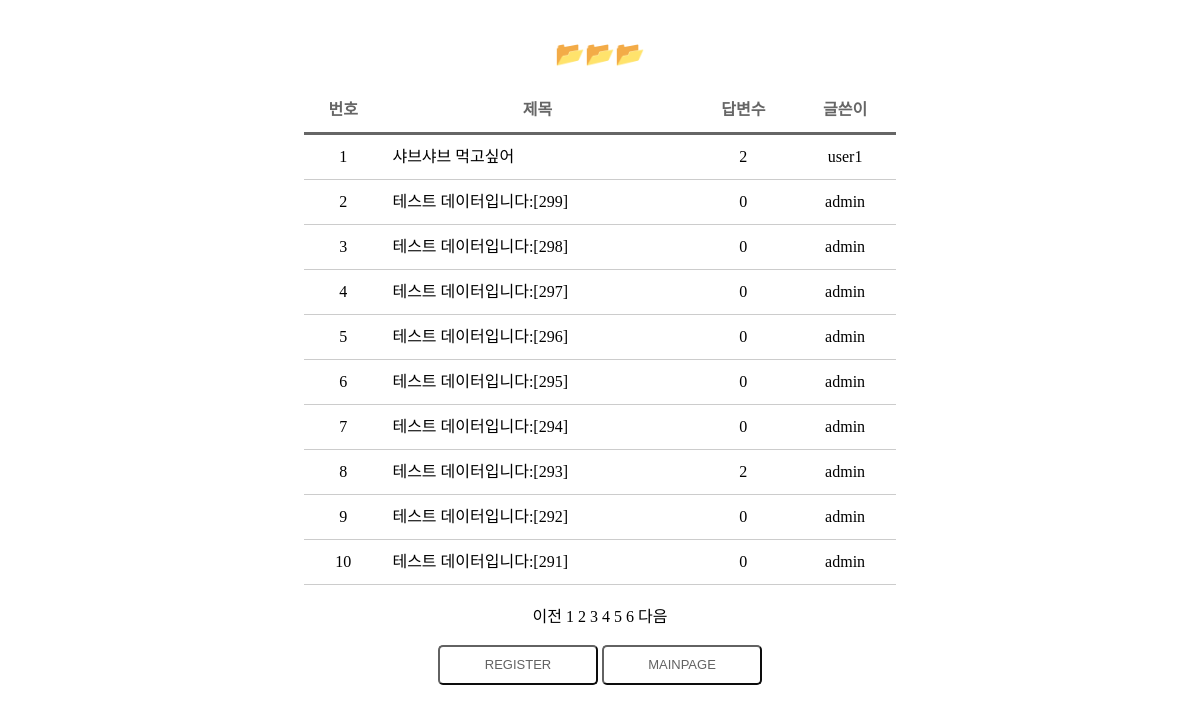
Screenshot of /pybo/ with the database file from the repository.
### pybo/models.py (models this page shows, shortened)
class Question(models.Model):
    subject = models.CharField(max_length=200)
    content = models.TextField()
    create_date = models.DateTimeField()
    author = models.ForeignKey(User, on_delete=models.CASCADE)

### pybo/views.py (the view)
# urls.py: path('', views.index, name='index'),
def index(request):
    page = request.GET.get('page', '1')
    question_list = Question.objects.order_by('-create_date')
    paginator = Paginator(question_list, 10)
    page_obj = paginator.get_page(page)
    context = {'question_list': page_obj}
    return render(request, 'pybo/question_list.html', context)

### templates/pybo/question_list.html (shortened to what this page needs)
<!DOCTYPE html>
 {% load static %}
<html lang="ko">
<head>
    <link rel="stylesheet" type="text/css" href="{% static 'style.css' %}">
</head>
<body>
<div id="question_list">
    <h2>📂📂📂</h2>
    <table id="QList">
        <thead>
        <tr>
            <th>번호</th>
            <th>제목</th>
            <th>답변수</th>
            <th>글쓴이</th>
        </tr>
        </thead>
        <tbody>
        {% if question_list %}
            {% for question in question_list %}
            <tr>
                <td>{{forloop.counter}}</td>
                <td style="text-align: left"><a href="{% url 'pybo:detail' question.id %}">{{question.subject}}</a></td>
                <td>{{ question.answer_set.count }}</td>
                <td>{{ question.author.username }}</td>
            </tr>
            {% endfor %}
        {% else %}
        <p> 등록된 질문이 없습니다.</p>
        {% endif %}
        </tbody>
    </table>
    <br>
    <ul class="paging">
        {% if question_list.has_previous %}
        <li class="page-link">
            <a href="?page={{ question_list.previous_page_number }}">이전</a>
        </li>
        {% else %}
        <li class="page-link">
            <a href="#">이전</a>
        </li>
        {% endif %}
        {% for page_number in question_list.paginator.page_range %}
            {% if page_number >= question_list.number|add:-5 and page_number <= question_list.number|add:5 %}
                {% if page_number == question_list.number %}
                <li class="page-link">
                    <a href="?page={{ page_number }}">{{ page_number }}</a>
                </li>
                {% else %}
                <li class="page-link">
                    <a href="?page={{ page_number }}">{{ page_number }}</a>
                </li>
                {% endif %}
            {% endif %}
        {% endfor %}
        {% if question_list.has_next %}
        <li class="page-link">
            <a href="?page={{ question_list.next_page_number }}">다음</a>
        </li>
        {% else %}
        <li class="page-link">
            <a href="#">다음</a>
        </li>
        {% endif %}
    </ul>
    <br>
    <button type="button" onClick="location.href='{% url 'pybo:question_create' %}'">REGISTER</button>
    <button type="button" onClick="location.href='{% url 'main:index' %}'">MAINPAGE</button>
</div>
</body>
</html>

### static/style.css (style rules this page uses)
button { width : 160px; height : 40px; font-size : 13px; color : #626262; border-color : #626262; background-color : #FFFFFF; border-radius : 5px; }
#question_list { margin-top: 40px; text-align: center; }
#QList { margin:auto; border-collapse: collapse; line-height: 1.5; width: 50%; }
#QList th { color: #666; padding: 10px; font-weight: bold; vertical-align: top; border-bottom: 3px solid #666; }
#QList td { text-align: center; padding: 10px; vertical-align: top; border-bottom: 1px solid #ccc; }
a:link { color: black; text-decoration: none; }
.page-link { list-style:none; display:inline-block; }
.paging { text-align: center; margin: 0; padding: 0; }

### rows the page displays
Question: subject "샤브샤브 먹고싶어", answer_set.count "2", author.username "user1"
Question: subject "테스트 데이터입니다:[299]", answer_set.count "0", author.username "admin"
Question: subject "테스트 데이터입니다:[298]", answer_set.count "0", author.username "admin"
Question: subject "테스트 데이터입니다:[297]", answer_set.count "0", author.username "admin"
Question: subject "테스트 데이터입니다:[296]", answer_set.count "0", author.username "admin"
Question: subject "테스트 데이터입니다:[295]", answer_set.count "0", author.username "admin"
Question: subject "테스트 데이터입니다:[294]", answer_set.count "0", author.username "admin"
Question: subject "테스트 데이터입니다:[293]", answer_set.count "2", author.username "admin"
Question: subject "테스트 데이터입니다:[292]", answer_set.count "0", author.username "admin"
Question: subject "테스트 데이터입니다:[291]", answer_set.count "0", author.username "admin"

### other values shown
{{ page_number }} "1"
{{ page_number }} "2" "3" "4" "5" "6"
